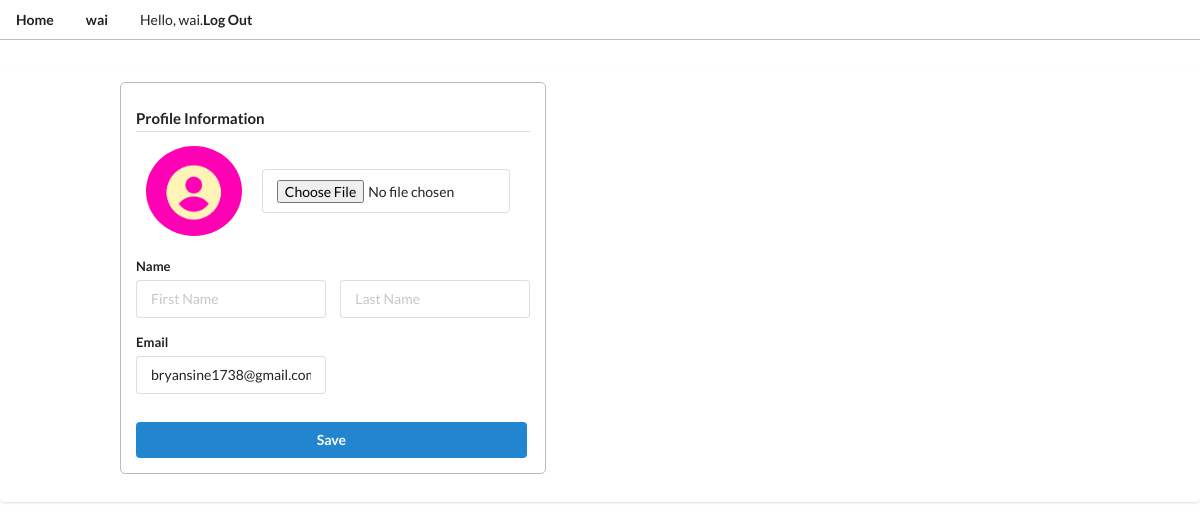
The app's page /profiles/edit/ (signed in) with its own data.
### profiles/models.py (models this page shows)
class Profile(models.Model):
    user           = models.OneToOneField(User, on_delete=models.CASCADE)
    role           = models.CharField(max_length=20, choices=PROFILE_TYPE_CHOICES)
    profilePicture = models.ImageField(default='userPlaceHolder.png', upload_to='ProfilePictures')
    firstName      = models.CharField(max_length=35, blank=True)
    lastName       = models.CharField(max_length=35, blank=True)
    email          = models.EmailField(max_length=90, blank=True)
    updated        = models.TimeField(auto_now=True)
    created        = models.TimeField(auto_now_add=True)
    def __str__(self):
        return f"{self.user.username}"

### profiles/views.py (the view)
# urls.py: path('edit/', views.editProfile, name='editProfile'),
@login_required
def editProfile(request):
    profile  = Profile.objects.get(user=request.user)
    form     = EditForm(request.POST or None, request.FILES or None, instance=profile)
    if request.method == 'POST':
        if form.is_valid():
            form.save()
            return redirect('profiles:profile')
    template = loader.get_template('profiles/editProfile.html')
    context = {
        'profile':profile,
        'form'   :form,
    }
    return HttpResponse(template.render(context, request))

### profiles/forms.py
class EditForm(forms.ModelForm):
    firstName = forms.CharField(required=False, widget=forms.TextInput(attrs={'placeholder' : 'First Name'}))
    lastName  = forms.CharField(required=False, widget=forms.TextInput(attrs={'placeholder' : 'Last Name'}))
    email     = forms.EmailField(required=False, widget=forms.TextInput(attrs={'placeholder' : 'Email',}))
    class Meta:
        model   = Profile
        fields  = ('profilePicture', 'firstName', 'lastName', 'email')
        widgets = {'profilePicture' : forms.FileInput(attrs={})}

### profiles/templates/profiles/editProfile.html (shortened to what this page needs)
<head>
    {% extends 'base.html' %}
    {% load static %}
{% block content %}
{% include 'events/navigationBar.html' %}
<div class="ui segment" id="profileEditParent">
  <form action="" method="POST" enctype="multipart/form-data" class="ui form" id="profileEditCard">
    <h4 class="ui dividing header">Profile Information</h4>
    <div class="field">
      <div id="profileEditCardChild">
        <img class="ui medium circular image" id="profileEditProfileIcon" src={{profile.profilePicture.url}}>
        <div class="field">{{form.profilePicture}}</div>
      </div>
      <label>Name</label>
      <div class="two fields">
        <div class="field">{{form.firstName}}</div>
        <div class="field">{{form.lastName}}</div>
      </div>
      <label>Email</label>
      <div class="two fields">
        <div class="field">{{form.email}}</div>
      </div>
    </div>
    <button class="ui primary button" type="submit">Save</button>
  </form>
</div>
{% endblock content %}

### events/templates/events/navigationBar.html (shortened to what this page needs)
<head>
  {% load static %}
</head>
{% block content %}
<div class="ui secondary pointing menu" id="navbarMainDiv">
  <a class="item" href="{% url 'events:home' %}"><b>Home</b></a>
  <a class="item" href="{% url 'profiles:profile' %}" ><b>{{profile.user}}</b></a>
  <a class="item" href="{% url 'home' %}">Hello, {{ profile.user }}. <b> Log Out</b></a>
</div>
{% endblock content %}

### static/style.css (style rules this page uses)
#navbarMainDiv { width: 100%; border-bottom: 1px solid #B0BEC5; }
#profileEditParent { display: flex; width: 100%; border: none; padding-left: 10%; }
#profileEditCard { display: flex; width: 40%; border-radius: 5px; flex-direction: column; border: 1px solid #B0BEC5; padding: 0px 15px 15px 15px; }
#profileEditCardChild { display: flex; padding: 0px; margin-bottom: 20px; align-items: center; }
#profileEditProfileIcon { display: flex; width: 30%; height: 30%; border-radius: 50%; margin-left: 10px; margin-right: 20px; }
#profileEditCardChild div { margin-right: 20px; }

### records on screen
Profile: user "wai", profilePicture (placeholder picture), email "bryansine1738@gmail.com"
